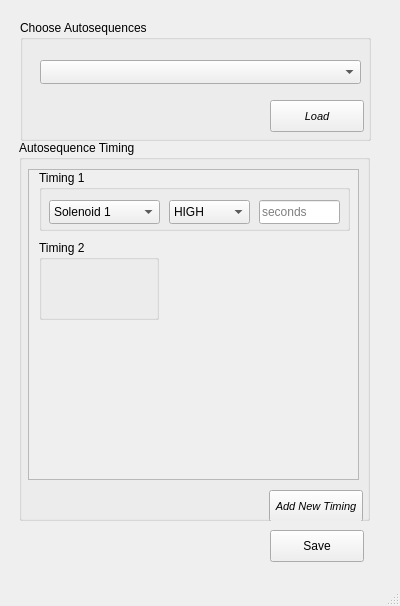
<?xml version="1.0" encoding="UTF-8"?>
<ui version="4.0">
 <class>MainWindow</class>
 <widget class="QMainWindow" name="MainWindow">
  <property name="geometry">
   <rect>
    <x>0</x>
    <y>0</y>
    <width>400</width>
    <height>606</height>
   </rect>
  </property>
  <property name="windowTitle">
   <string>Autosequence</string>
  </property>
  <widget class="QWidget" name="centralwidget">
   <widget class="QGroupBox" name="chooseAutoBox">
    <property name="geometry">
     <rect>
      <x>20</x>
      <y>20</y>
      <width>351</width>
      <height>121</height>
     </rect>
    </property>
    <property name="title">
     <string>Choose Autosequences</string>
    </property>
    <widget class="QComboBox" name="loadAuto">
     <property name="geometry">
      <rect>
       <x>20</x>
       <y>40</y>
       <width>321</width>
       <height>24</height>
      </rect>
     </property>
    </widget>
    <widget class="QPushButton" name="loadButton">
     <property name="geometry">
      <rect>
       <x>250</x>
       <y>80</y>
       <width>94</width>
       <height>32</height>
      </rect>
     </property>
     <property name="font">
      <font>
       <pointsize>8</pointsize>
       <italic>true</italic>
      </font>
     </property>
     <property name="text">
      <string>Load</string>
     </property>
    </widget>
   </widget>
   <widget class="QGroupBox" name="autoTimingBox">
    <property name="enabled">
     <bool>true</bool>
    </property>
    <property name="geometry">
     <rect>
      <x>19</x>
      <y>140</y>
      <width>351</width>
      <height>381</height>
     </rect>
    </property>
    <property name="title">
     <string>Autosequence Timing</string>
    </property>
    <widget class="QPushButton" name="addNewTimingButtton">
     <property name="geometry">
      <rect>
       <x>250</x>
       <y>350</y>
       <width>94</width>
       <height>32</height>
      </rect>
     </property>
     <property name="font">
      <font>
       <pointsize>8</pointsize>
       <italic>true</italic>
      </font>
     </property>
     <property name="text">
      <string>Add New Timing</string>
     </property>
    </widget>
    <widget class="QScrollArea" name="autoScrollTimeBox">
     <property name="geometry">
      <rect>
       <x>9</x>
       <y>29</y>
       <width>331</width>
       <height>311</height>
      </rect>
     </property>
     <property name="widgetResizable">
      <bool>true</bool>
     </property>
     <widget class="QWidget" name="scrollAreaWidgetContents">
      <property name="geometry">
       <rect>
        <x>0</x>
        <y>0</y>
        <width>331</width>
        <height>311</height>
       </rect>
      </property>
      <widget class="QGroupBox" name="timingBox">
       <property name="geometry">
        <rect>
         <x>10</x>
         <y>0</y>
         <width>311</width>
         <height>61</height>
        </rect>
       </property>
       <property name="title">
        <string>Timing 1</string>
       </property>
       <widget class="QComboBox" name="chooseToggleable">
        <property name="geometry">
         <rect>
          <x>10</x>
          <y>30</y>
          <width>111</width>
          <height>24</height>
         </rect>
        </property>
        <item>
         <property name="text">
          <string>Solenoid 1</string>
         </property>
        </item>
        <item>
         <property name="text">
          <string>Solenoid 2</string>
         </property>
        </item>
        <item>
         <property name="text">
          <string>Solenoid 3</string>
         </property>
        </item>
        <item>
         <property name="text">
          <string>Solenoid 4</string>
         </property>
        </item>
        <item>
         <property name="text">
          <string>Solenoid 5</string>
         </property>
        </item>
        <item>
         <property name="text">
          <string>Solenoid 6</string>
         </property>
        </item>
        <item>
         <property name="text">
          <string>Solenoid 7</string>
         </property>
        </item>
        <item>
         <property name="text">
          <string>Solenoid 8</string>
         </property>
        </item>
        <item>
         <property name="text">
          <string>Line Cutter 1</string>
         </property>
        </item>
        <item>
         <property name="text">
          <string>Line Cutter 2</string>
         </property>
        </item>
        <item>
         <property name="text">
          <string>Igniter</string>
         </property>
        </item>
        <item>
         <property name="text">
          <string>Servo 1</string>
         </property>
        </item>
        <item>
         <property name="text">
          <string>Servo 2</string>
         </property>
        </item>
        <item>
         <property name="text">
          <string>Servo 3</string>
         </property>
        </item>
        <item>
         <property name="text">
          <string>Servo 4</string>
         </property>
        </item>
       </widget>
       <widget class="QComboBox" name="chooseState">
        <property name="geometry">
         <rect>
          <x>130</x>
          <y>30</y>
          <width>81</width>
          <height>24</height>
         </rect>
        </property>
        <property name="editable">
         <bool>false</bool>
        </property>
        <property name="placeholderText">
         <string/>
        </property>
        <item>
         <property name="text">
          <string>HIGH</string>
         </property>
        </item>
        <item>
         <property name="text">
          <string>LOW</string>
         </property>
        </item>
       </widget>
       <widget class="QLineEdit" name="addTiming">
        <property name="geometry">
         <rect>
          <x>220</x>
          <y>30</y>
          <width>81</width>
          <height>24</height>
         </rect>
        </property>
        <property name="text">
         <string/>
        </property>
        <property name="placeholderText">
         <string>seconds</string>
        </property>
       </widget>
      </widget>
      <widget class="QGroupBox" name="timeBox2">
       <property name="geometry">
        <rect>
         <x>10</x>
         <y>70</y>
         <width>120</width>
         <height>80</height>
        </rect>
       </property>
       <property name="title">
        <string>Timing 2</string>
       </property>
      </widget>
     </widget>
    </widget>
   </widget>
   <widget class="QPushButton" name="saveLoadoutButton">
    <property name="geometry">
     <rect>
      <x>270</x>
      <y>530</y>
      <width>94</width>
      <height>32</height>
     </rect>
    </property>
    <property name="text">
     <string>Save</string>
    </property>
   </widget>
  </widget>
  <widget class="QMenuBar" name="menubar">
   <property name="geometry">
    <rect>
     <x>0</x>
     <y>0</y>
     <width>400</width>
     <height>22</height>
    </rect>
   </property>
  </widget>
  <widget class="QStatusBar" name="statusbar"/>
 </widget>
 <resources/>
 <connections/>
</ui>
